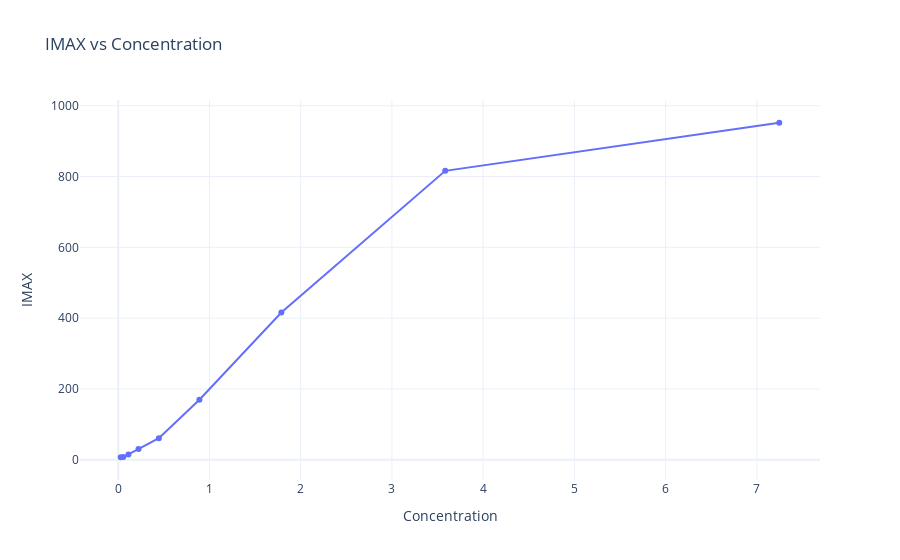

The code cell stored with this chart in its notebook:
### Code cell
concentration = [7.5, 3.75, 1.125, 0.5, 0.25, 0.1, 0.05, 0.025, 0.00125]
fig = go.Figure()
fig.add_trace(go.Scatter(x=C_f_reale, y=IMAX_values, mode='lines+markers', name='IMAX vs Concentration'))
fig.update_layout(
    title='IMAX vs Concentration',
    xaxis_title='Concentration',
    yaxis_title='IMAX',
    template='plotly_white'
)
fig.show()

### Figure 1 — Plotly figure (JSON) as saved in the notebook; plotly's stock layout.template omitted (floating-point values rounded to 4 significant figures)
{"data": [{"mode": "lines+markers", "name": "IMAX vs Concentration", "type": "scatter", "x": [7.245, 3.585, 1.788, 0.89, 0.4456, 0.2231, 0.1119, 0.05588, 0.02792], "y": [951.9, 816.0, 416.0, 169.7, 61.04, 30.64, 14.9, 7.69, 7.101]}], "layout": {"title": {"text": "IMAX vs Concentration"}, "xaxis": {"title": {"text": "Concentration"}}, "yaxis": {"title": {"text": "IMAX"}}}}
